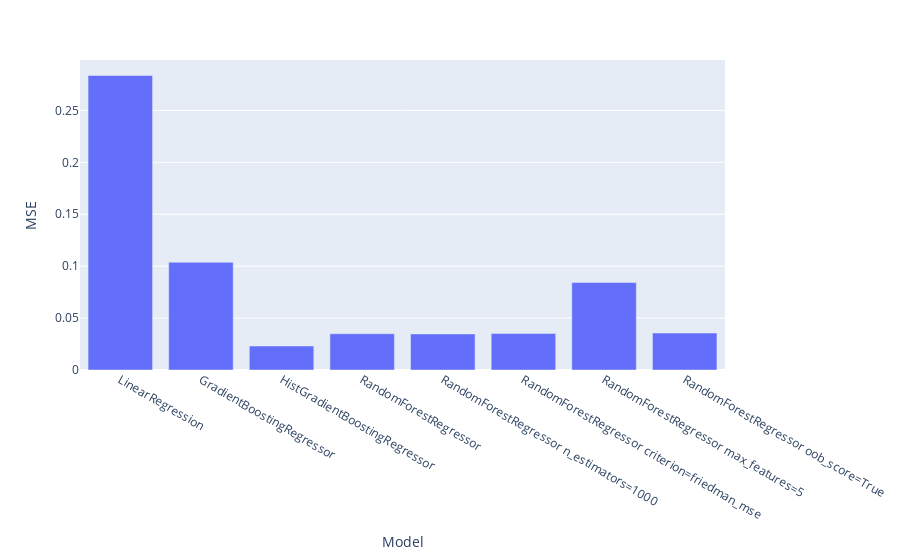

Notebook code cell kept with this figure:
### Code cell
pd.options.plotting.backend = "plotly"
import plotly.graph_objects as go

fig = model_timings.plot.bar(x='Model', y='MSE')
fig.show()

### Figure 1 — Plotly figure (JSON) as saved in the notebook; plotly's stock layout.template omitted (floating-point values rounded to 4 significant figures)
{"data": [{"alignmentgroup": "True", "hovertemplate": "Model=%{x}<br>MSE=%{y}<extra></extra>", "legendgroup": "", "marker": {"color": "#636efa", "pattern": {"shape": ""}}, "name": "", "offsetgroup": "", "orientation": "v", "showlegend": false, "textposition": "auto", "type": "bar", "x": ["LinearRegression", "GradientBoostingRegressor", "HistGradientBoostingRegressor", "RandomForestRegressor", "RandomForestRegressor n_estimators=1000", "RandomForestRegressor criterion=friedman_mse", "RandomForestRegressor max_features=5", "RandomForestRegressor oob_score=True"], "xaxis": "x", "y": [0.2836, 0.1037, 0.02311, 0.03492, 0.03475, 0.03516, 0.08432, 0.03562], "yaxis": "y"}], "layout": {"barmode": "relative", "legend": {"tracegroupgap": 0}, "margin": {"t": 60}, "xaxis": {"anchor": "y", "domain": [0, 1], "title": {"text": "Model"}}, "yaxis": {"anchor": "x", "domain": [0, 1], "title": {"text": "MSE"}}}}
